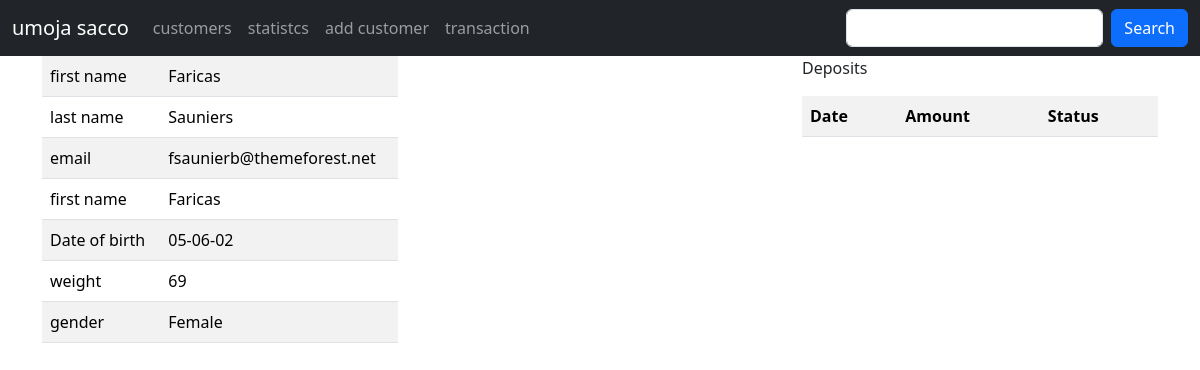
Page /customers/details/12 on the earlier database version.
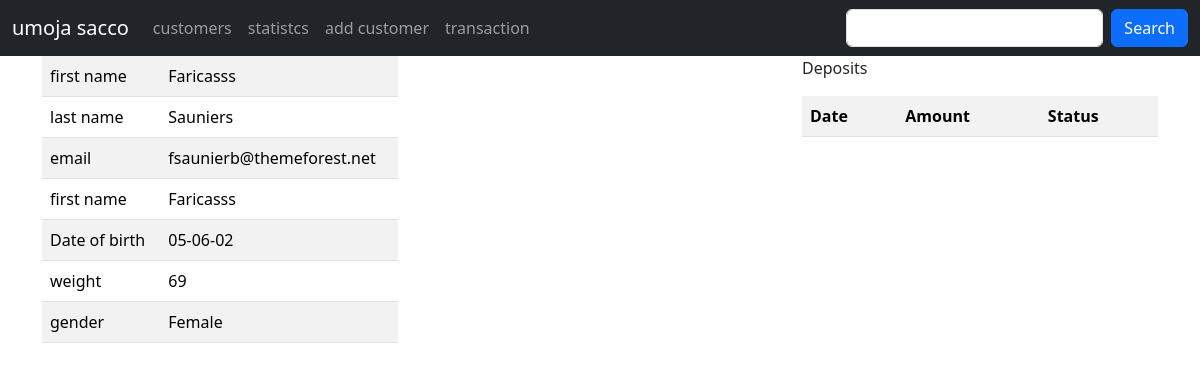
Same page on the later database version.
### dbs/models.py (models this page shows, shortened)
class Customer(models.Model):
    first_name = models.CharField(max_length=30)
    last_name = models.CharField(max_length=30)
    email = models.EmailField(unique=True)
    dob = models.DateField()
    gender = models.CharField(max_length=10)
    weight = models.PositiveIntegerField(default=0)
    created_at = models.DateTimeField(auto_now_add=True)
    updated_at = models.DateTimeField(auto_now=True)
    class Meta:
        db_table = 'customers'

### dbs/views.py (the view)
# urls.py: path('customers/details/<int:customer_id>', views.customer_details, name='customer_details'),
def customer_details(request,customer_id):
    customer = Customer.objects.get(id=customer_id)
    deposits = Deposit.objects.filter(customer=customer_id)
    return render(request,"details.html",{"deposits":deposits,"customer":customer})

### templates/details.html (shortened to what this page needs)
{% extends 'master.html' %}
{% load static %}
{% block content %}
	<div class="container">
    <div class="row">
        <div class="col-sm-4">
            <table class="table table-striped">
                <tr>
                    <td>first name</td>
                    <td>{{ customer.first_name }}</td>
                </tr>
                 <tr>
                    <td>last name</td>
                    <td>{{ customer.last_name }}</td>
                </tr>
                 <tr>
                    <td>email</td>
                    <td>{{ customer.email }}</td>
                </tr>
                 <tr>
                    <td>first name</td>
                    <td>{{ customer.first_name }}</td>
                </tr>
                 <tr>
                    <td>Date of birth</td>
                    <td>{{ customer.dob | date:"d-m-y " }}</td>
                </tr>
                 <tr>
                    <td>weight</td>
                    <td>{{ customer.weight }}</td>
                </tr>
                 <tr>
                    <td>gender</td>
                    <td>{{ customer.gender }}</td>
                </tr>
            </table>
        </div>
            <div class="col-sm-4">
            </div>
       <div class="col-sm-4">
               <p>Deposits</p>
               <table class="table table-striped">
                   <tr>
                       <th>Date</th>
                       <th>Amount</th>
                       <th>Status</th>
                   </tr>
               </table>
        </div>
    </div>
{% endblock %}

Differences in the rows shown:
changed Customer "Sauniers": first_name "Faricas" → "Faricasss"
